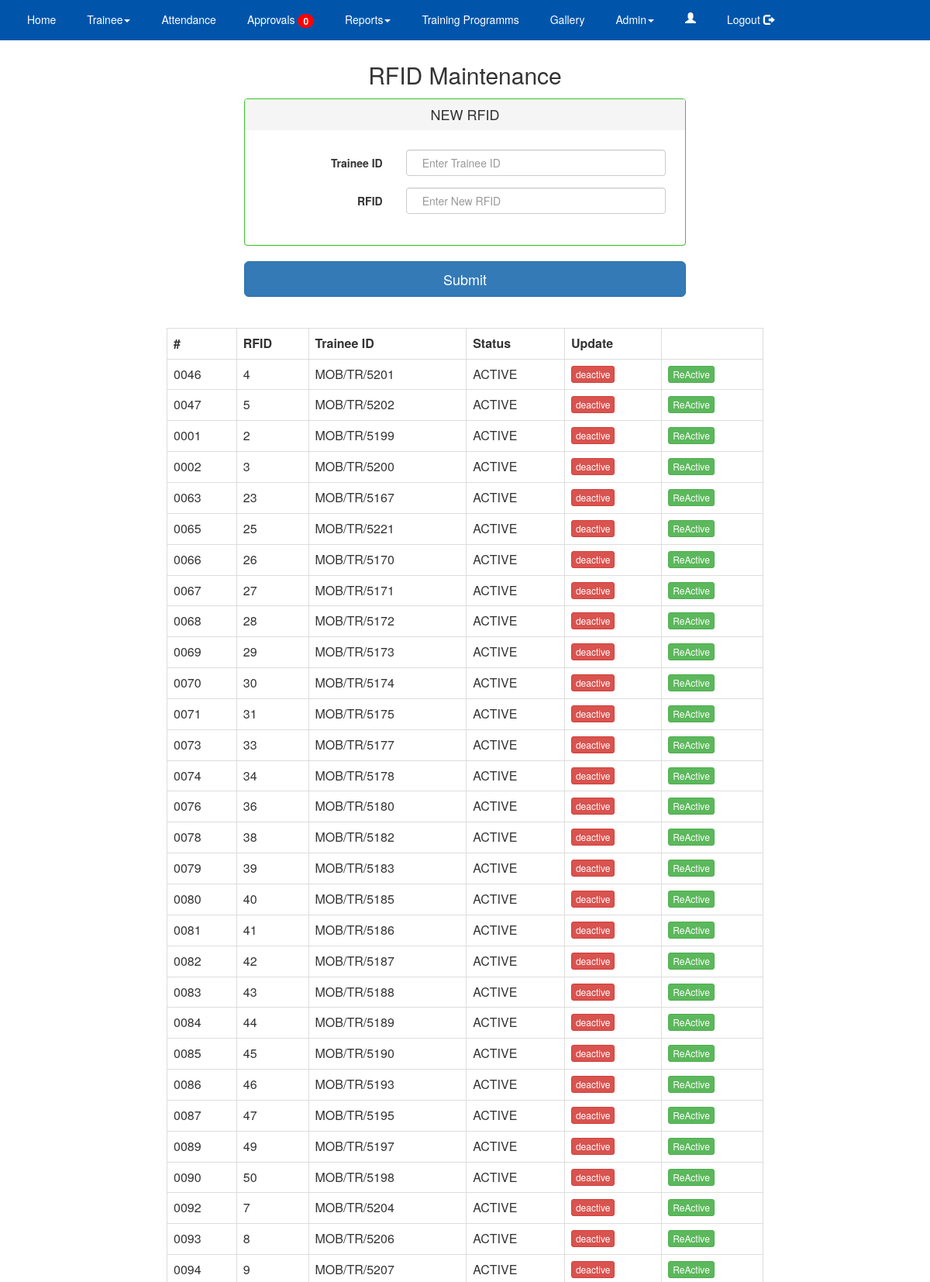
Page /RFIDMaintenance.php (signed in, upper part) on the committed database.
### tables this page shows
CREATE TABLE IF NOT EXISTS `tbl_rfid` (
  `tblrfidID` int(4) UNSIGNED ZEROFILL NOT NULL AUTO_INCREMENT,
  `rfid_Code` int(3) NOT NULL,
  `rfid_user_ID` varchar(19) DEFAULT NULL,
  `flag` varchar(25) NOT NULL DEFAULT 'ACTIVE',
  PRIMARY KEY (`tblrfidID`)
);

### RFIDMaintenance.php (the view, shortened to what this page needs)
<html>
<head>
    <?php include("header.php") ?>
</head>
<body data-spy="scroll" data-target=".navbar" data-offset="50" class="hero-image">
<br><br><br>
<div>
    <center>
        <h2>RFID Maintenance</h2>
    </center>
</div>
<center>
    <form class="form-horizontal" method="post" action="#">
        <div class="container col-md-6 col-md-offset-3 ">
            <div class="panel-group">
                <div class="panel panel-default">
                    <div class="panel-heading">
                        <h4 class="panel-title ">
                            NEW RFID
                        </h4>
                    </div>
                    <div>
                        <div class="panel-body">
							  <div class="form-group">
                                <label for="inputText2" class="col-sm-4 control-label">Trainee ID </label>
                                <div class="col-sm-8">
                                    <input type="text" class="form-control" name="v_Trainee_ID"
                                           id="v_Trainee_ID"
                                           placeholder="Enter Trainee ID" onblur="this.value=this.value.toUpperCase()" value="<?php if (isset($_POST['btnSubmit'])) {
                                        echo $_POST['v_Trainee_ID'];
                                    } ?>">
                                </div>
                            </div>
                            <div class="form-group">
                                <label for="inputText2" class="col-sm-4 control-label">RFID</label>
                                <div class="col-sm-8">
                                    <input type="text" class="form-control" name="v_RFID"
                                           id="v_RFID"
                                           placeholder="Enter New RFID" onblur="this.value=this.value.toUpperCase()" autofocus="autofocus"
                                           value=<?php if (isset($_POST['btnSubmit'])) {
                                               echo $_POST['v_RFID'];
                                           } ?>>
                                </div>
                            </div>
                        </div>
                    </div>
                </div>
            </div>
            <input type="submit" class="btn btn-primary btn-lg btn-block" name="btnSubmit">
        </div>
    </form>
</center>
<form action="RegisterAction">
    <div class="container col-md-8 col-md-offset-2">
        <br>
        <br>
        <table class="table table-hover table-bordered ">
            <tr>
                <th>#</th>
                <th>RFID</th>
                <th>Trainee ID</th>
                <th>Status</th>
                <th>Update</th>
            </tr>
            <?php
            $sql = "SELECT * FROM tbl_rfid WHERE flag = 'ACTIVE'";
            $bank_data = $con->query($sql);
            if ($bank_data->num_rows >= 1) {
                while ($row = mysqli_fetch_assoc($bank_data)) :?>
                    <tr>
                        <td><?php echo $row['tblrfidID']; ?></td>
                        <td><?php echo $row['rfid_Code']; ?></td>
                        <td><?php echo $row['rfid_user_ID']; ?></td>
                        <td><?php echo $row['flag']; ?></td>
                        <td>
                            <a href='rfidMaintenanceUpdate.php?idStatus=<?php echo $row["tblrfidID"] ?>'
                               class="btn btn-danger btn-xs">deactive</a>
                        </td>
                        <td>
                            <a href='rfidMaintenanceUpdate.php?idStatus1=<?php echo $row["tblrfidID"] ?>'
                               class="btn btn-success btn-xs">ReActive</a>
                        </td>
                    </tr>
                    <?php
                endwhile;
            } ?>
        </table>
    </div>
</form>
</body>
</html>

### header.php (style rules this page uses)
.hero-image { background-color: white; }

### rows in the picture
tbl_rfid: tblrfidID "0046", rfid_Code "4", rfid_user_ID "MOB/TR/5201", flag "ACTIVE"
tbl_rfid: tblrfidID "0047", rfid_Code "5", rfid_user_ID "MOB/TR/5202", flag "ACTIVE"
tbl_rfid: tblrfidID "0001", rfid_Code "2", rfid_user_ID "MOB/TR/5199", flag "ACTIVE"
tbl_rfid: tblrfidID "0002", rfid_Code "3", rfid_user_ID "MOB/TR/5200", flag "ACTIVE"
tbl_rfid: tblrfidID "0063", rfid_Code "23", rfid_user_ID "MOB/TR/5167", flag "ACTIVE"
tbl_rfid: tblrfidID "0065", rfid_Code "25", rfid_user_ID "MOB/TR/5221", flag "ACTIVE"
tbl_rfid: tblrfidID "0066", rfid_Code "26", rfid_user_ID "MOB/TR/5170", flag "ACTIVE"
tbl_rfid: tblrfidID "0067", rfid_Code "27", rfid_user_ID "MOB/TR/5171", flag "ACTIVE"
tbl_rfid: tblrfidID "0068", rfid_Code "28", rfid_user_ID "MOB/TR/5172", flag "ACTIVE"
tbl_rfid: tblrfidID "0069", rfid_Code "29", rfid_user_ID "MOB/TR/5173", flag "ACTIVE"
tbl_rfid: tblrfidID "0070", rfid_Code "30", rfid_user_ID "MOB/TR/5174", flag "ACTIVE"
tbl_rfid: tblrfidID "0071", rfid_Code "31", rfid_user_ID "MOB/TR/5175", flag "ACTIVE"
tbl_rfid: tblrfidID "0073", rfid_Code "33", rfid_user_ID "MOB/TR/5177", flag "ACTIVE"
tbl_rfid: tblrfidID "0074", rfid_Code "34", rfid_user_ID "MOB/TR/5178", flag "ACTIVE"
tbl_rfid: tblrfidID "0076", rfid_Code "36", rfid_user_ID "MOB/TR/5180", flag "ACTIVE"
tbl_rfid: tblrfidID "0078", rfid_Code "38", rfid_user_ID "MOB/TR/5182", flag "ACTIVE"
tbl_rfid: tblrfidID "0079", rfid_Code "39", rfid_user_ID "MOB/TR/5183", flag "ACTIVE"
tbl_rfid: tblrfidID "0080", rfid_Code "40", rfid_user_ID "MOB/TR/5185", flag "ACTIVE"
tbl_rfid: tblrfidID "0081", rfid_Code "41", rfid_user_ID "MOB/TR/5186", flag "ACTIVE"
tbl_rfid: tblrfidID "0082", rfid_Code "42", rfid_user_ID "MOB/TR/5187", flag "ACTIVE"
tbl_rfid: tblrfidID "0083", rfid_Code "43", rfid_user_ID "MOB/TR/5188", flag "ACTIVE"
tbl_rfid: tblrfidID "0084", rfid_Code "44", rfid_user_ID "MOB/TR/5189", flag "ACTIVE"
tbl_rfid: tblrfidID "0085", rfid_Code "45", rfid_user_ID "MOB/TR/5190", flag "ACTIVE"
tbl_rfid: tblrfidID "0086", rfid_Code "46", rfid_user_ID "MOB/TR/5193", flag "ACTIVE"
tbl_rfid: tblrfidID "0087", rfid_Code "47", rfid_user_ID "MOB/TR/5195", flag "ACTIVE"
tbl_rfid: tblrfidID "0089", rfid_Code "49", rfid_user_ID "MOB/TR/5197", flag "ACTIVE"
tbl_rfid: tblrfidID "0090", rfid_Code "50", rfid_user_ID "MOB/TR/5198", flag "ACTIVE"
tbl_rfid: tblrfidID "0092", rfid_Code "7", rfid_user_ID "MOB/TR/5204", flag "ACTIVE"
tbl_rfid: tblrfidID "0093", rfid_Code "8", rfid_user_ID "MOB/TR/5206", flag "ACTIVE"
tbl_rfid: tblrfidID "0094", rfid_Code "9", rfid_user_ID "MOB/TR/5207", flag "ACTIVE"

### other values in the picture
$count "0"
